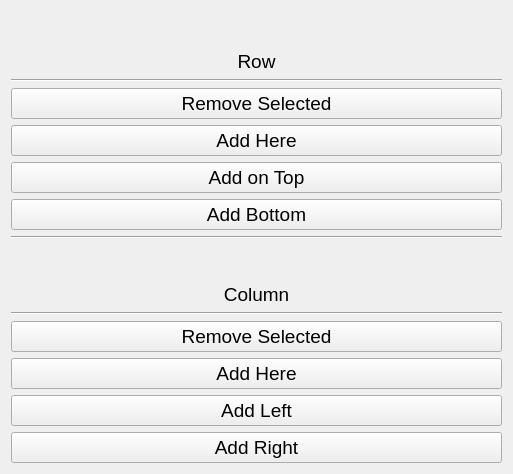
<?xml version="1.0" encoding="UTF-8"?>
<ui version="4.0">
 <class>TableTools</class>
 <widget class="QWidget" name="TableTools">
  <property name="geometry">
   <rect>
    <x>0</x>
    <y>0</y>
    <width>513</width>
    <height>474</height>
   </rect>
  </property>
  <property name="font">
   <font>
    <pointsize>14</pointsize>
   </font>
  </property>
  <property name="windowTitle">
   <string>Form</string>
  </property>
  <layout class="QVBoxLayout" name="verticalLayout">
   <item>
    <widget class="QLabel" name="rowsHeader">
     <property name="text">
      <string>Row</string>
     </property>
     <property name="alignment">
      <set>Qt::AlignBottom|Qt::AlignHCenter</set>
     </property>
    </widget>
   </item>
   <item>
    <widget class="Line" name="line">
     <property name="orientation">
      <enum>Qt::Horizontal</enum>
     </property>
    </widget>
   </item>
   <item>
    <widget class="QPushButton" name="rowBtn1">
     <property name="text">
      <string>Remove Selected</string>
     </property>
    </widget>
   </item>
   <item>
    <widget class="QPushButton" name="rowBtn2">
     <property name="text">
      <string>Add Here</string>
     </property>
    </widget>
   </item>
   <item>
    <widget class="QPushButton" name="rowBtn3">
     <property name="text">
      <string>Add on Top</string>
     </property>
    </widget>
   </item>
   <item>
    <widget class="QPushButton" name="rowBtn4">
     <property name="text">
      <string>Add Bottom</string>
     </property>
    </widget>
   </item>
   <item>
    <widget class="Line" name="line_3">
     <property name="orientation">
      <enum>Qt::Horizontal</enum>
     </property>
    </widget>
   </item>
   <item>
    <widget class="QLabel" name="columnsHeader">
     <property name="text">
      <string>Column</string>
     </property>
     <property name="alignment">
      <set>Qt::AlignBottom|Qt::AlignHCenter</set>
     </property>
    </widget>
   </item>
   <item>
    <widget class="Line" name="line_2">
     <property name="orientation">
      <enum>Qt::Horizontal</enum>
     </property>
    </widget>
   </item>
   <item>
    <widget class="QPushButton" name="clmBtn1">
     <property name="text">
      <string>Remove Selected</string>
     </property>
    </widget>
   </item>
   <item>
    <widget class="QPushButton" name="clmBtn2">
     <property name="text">
      <string>Add Here</string>
     </property>
    </widget>
   </item>
   <item>
    <widget class="QPushButton" name="clmBtn3">
     <property name="text">
      <string>Add Left</string>
     </property>
    </widget>
   </item>
   <item>
    <widget class="QPushButton" name="clmBtn4">
     <property name="text">
      <string>Add Right</string>
     </property>
    </widget>
   </item>
  </layout>
 </widget>
 <resources/>
 <connections/>
</ui>
